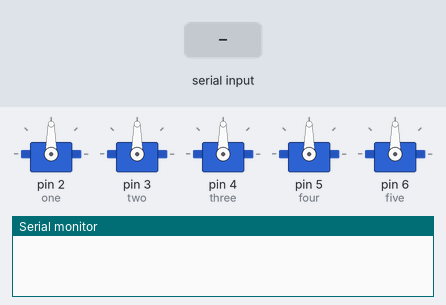
This sketch was run on a simulated Arduino Uno, built with avr-gcc and run on an emulated ATmega328P. Shown: 5 × servo, the last lines printed to the serial monitor. The test bench sets the inputs (shaded band).

Above: at 1.2 s.
1.3 s: "4" received over Serial
At 4.89 s:
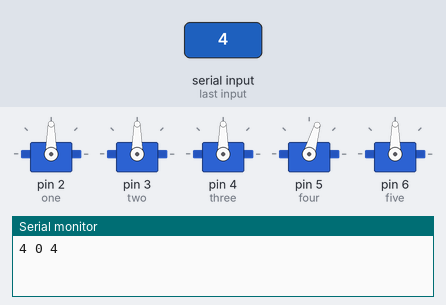
At 7.31 s:
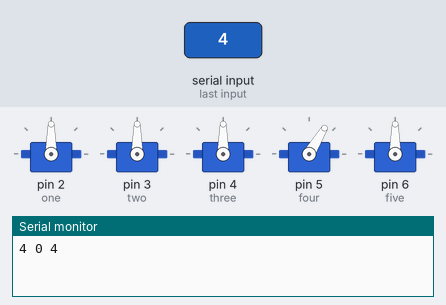
Timing chart, 0 to 15.3 s (numbered marks = the images above; inputs shaded):
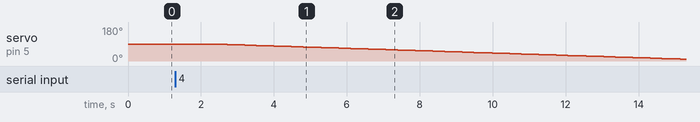

Measured:
- after the input at 1.3 s, servo on pin 5 (four): moves from 90° to 10° over 12.7 s, starting after 1.1 s

The sketch:

serial_multi_servo_position.ino
```cpp
// Multi Serial to VarSpeedServo --> Vije Miller
// https://github.com/netlabtoolkit/VarSpeedServo

/*
  Type: Servo No. + Position + . + Speed
  Keypad Friendly Position and Speed Testing
  Example: 290.120 (Servo 2 Position 90 Speed 120)
  10 to 1180 + .0 to .255 Speed for Servo 1
*/

#include <VarSpeedServo.h>

// Name Servos
VarSpeedServo one;
VarSpeedServo two;
VarSpeedServo three;
VarSpeedServo four;
VarSpeedServo five;

// Set Values
String input;
String also;
String then;
int also_int;
int then_pos;
int then_int;

// Default Position and Speed
const int start = 90;
const int set_speed = 50;

void setup() {
  Serial.begin(9600);

  // Assign Pins
  one.attach(2);
  two.attach(3);
  three.attach(4);
  four.attach(5);
  five.attach(6);

  // Default Position and Speed
  one.write(start, set_speed, true);
  two.write(start, set_speed, true);
  three.write(start, set_speed, true);
  four.write(start, set_speed, true);
  five.write(start, set_speed, true);
}

void loop() {
  if (Serial.available() > 0)
  {
    // Assign Strings
    input = Serial.readString();
    also = input;
    then = also;

    // Get Servo Number
    input.remove(1);

    // Get Position
    also.remove(0, 1);
    also_int = also.toInt();

    // Get Speed
    then_pos = then.indexOf('.');
    then_pos = then_pos + 1;
    then = then.substring(then_pos);
    then_int = then.toInt();

    // Print Results
    Serial.print(input);
    Serial.print(" ");
    Serial.print(also_int);
    Serial.print(" ");
    Serial.println(then_int);

    // Run Results
    if (input == "1") {
      one.write(also_int, then_int, true);
    } else if (input == "2") {
      two.write(also_int, then_int, true);
    } else if (input == "3") {
      three.write(also_int, then_int, true);
    } else if (input == "4") {
      four.write(also_int, then_int, true);
    } else if (input == "5") {
      five.write(also_int, then_int, true);
    }
    delay(10);
  }
}
```
